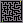

The image is a tile-based game level rendered from a .tmx file. Its description and complete source (layers, tilesets, objects, tile grids) follow:
An orthogonal 23x23 tile map with 1x1 px tiles, 1 tile layer (Tile Layer 1).

<map version="1.0" tiledversion="1.0.2" orientation="orthogonal" renderorder="right-down" width="23" height="23" tilewidth="1" tileheight="1" nextobjectid="1">
 <tileset firstgid="1" source="tileset.tsx" />
 <layer name="Tile Layer 1" width="23" height="23">
  <data encoding="csv">
1,1,1,1,1,1,1,1,1,1,1,1,1,1,1,1,1,1,1,1,1,1,1,
1,2,2,2,2,2,2,2,2,2,2,2,2,2,2,2,2,2,2,2,4,2,1,
1,1,1,2,1,1,1,2,1,1,1,1,2,1,1,2,1,1,1,2,1,2,1,
1,2,1,2,1,2,1,2,1,2,2,1,2,1,2,2,2,2,1,2,1,2,1,
1,2,1,1,1,2,1,1,1,1,2,1,1,1,2,1,1,1,1,1,1,2,1,
1,2,1,2,2,2,2,2,2,1,2,2,2,1,2,1,2,2,2,2,2,2,1,
1,2,1,1,1,1,1,2,1,1,2,1,1,1,2,1,2,1,1,1,1,2,1,
1,2,1,2,2,2,1,2,1,2,2,1,2,2,2,1,1,1,2,2,1,2,1,
1,2,1,1,2,1,1,2,1,1,2,1,1,1,2,2,2,2,2,1,1,2,1,
1,2,2,1,2,2,2,2,2,1,2,2,2,1,1,1,1,1,1,1,2,2,1,
1,2,1,1,2,1,1,2,1,1,1,1,2,2,2,2,2,2,2,1,1,2,1,
1,2,1,2,2,2,1,2,1,2,2,1,2,1,2,1,1,1,2,2,1,2,1,
1,2,1,1,1,2,1,2,1,2,1,1,2,1,2,2,2,1,1,1,1,2,1,
1,2,2,2,1,1,1,2,1,2,1,2,2,1,1,1,2,2,2,2,2,2,1,
1,2,1,1,1,2,1,1,1,2,1,1,2,2,2,1,2,1,1,1,1,2,1,
1,2,1,2,2,2,2,2,2,2,2,2,2,1,1,1,1,1,2,2,1,2,1,
1,2,1,1,1,2,1,1,1,1,1,1,2,1,2,2,2,2,2,1,1,2,1,
1,2,2,2,1,2,1,2,2,2,2,1,1,1,2,1,2,1,2,1,2,2,1,
1,2,1,1,1,2,1,1,2,1,2,2,2,1,2,1,2,1,2,1,1,2,1,
1,2,1,2,1,2,2,1,2,1,2,1,1,1,2,1,2,1,2,2,1,2,1,
1,2,1,2,1,1,1,1,2,1,1,1,2,1,1,1,2,1,1,1,1,1,1,
1,2,3,2,2,2,2,2,2,2,2,2,2,2,2,2,2,2,2,2,2,2,1,
1,1,1,1,1,1,1,1,1,1,1,1,1,1,1,1,1,1,1,1,1,1,1
</data>
 </layer>
</map>
